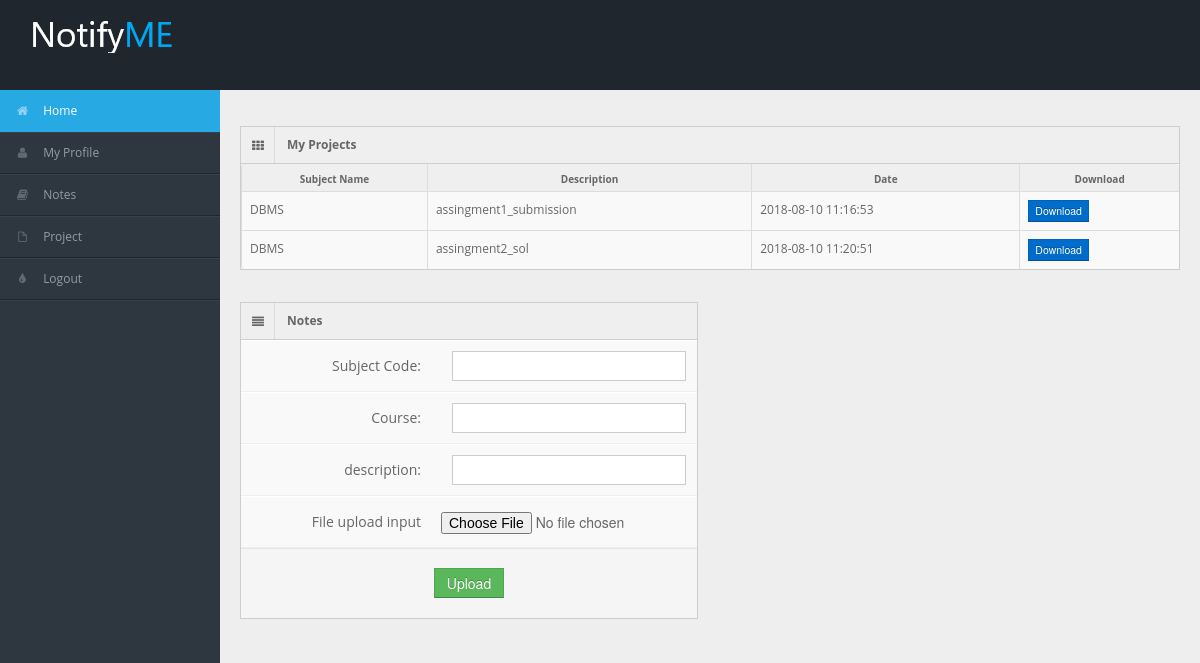
Page /s_projects.php (signed in) on the committed database.
### tables this page shows
CREATE TABLE IF NOT EXISTS `submission` (
  `sname` varchar(30) NOT NULL,
  `s_email` varchar(50) NOT NULL,
  `subject` varchar(30) NOT NULL,
  `notes` varchar(300) NOT NULL,
  `date` timestamp NOT NULL DEFAULT CURRENT_TIMESTAMP,
  `description` varchar(300) NOT NULL,
  PRIMARY KEY (`date`)
);

### s_backend.php (called while the page is built, shortened)
<?php
include 'dbconnect.php';
$user_check =mysqli_real_escape_string($connection,$_SESSION['login_student']);
?>

### s_projects.php (the view, shortened to what this page needs)
<!DOCTYPE html>
<html>
<head>
        <link rel="stylesheet" href="d_files/css/bootstrap.min.css"/>
        <link rel="stylesheet" href="d_files/css/bootstrap-responsive.min.css" />
        <link rel="stylesheet" href="d_files/css/matrix-style.css" />
        <link rel="stylesheet" href="d_files/css/matrix-media.css" />
        <link href="d_files/font-awesome/css/font-awesome.css" rel="stylesheet" />
</head>
<body>
<?php include 's_sidebar.php' ?>
<?php include 's_backend.php' ?>
     <div id="content">
        <div class="container-fluid">
    <div class="row-fluid">
      <div class="span12">
        <div class="widget-box">
          <div class="widget-title"> <span class="icon"> <i class="icon-th"></i> </span>
            <h5>My Projects</h5>
          </div>
          <div class="widget-content nopadding">
            <table class="table table-bordered table-striped">
              <thead>
              <tr>
                  <th>Subject Name</th>
                  <th>Description</th>
                  <th>Date</th>
                  <th>Download</th>
                </tr>
</thead>
                <tbody>
<?php
include('dbconnect.php');
    $i=0;
    $sql = "select * from submission where s_email='".$user_check."';";
	$result = mysqli_query($connection, $sql);
	while($row = mysqli_fetch_array($result)){
	$subject = $row['subject'];
    $description=$row['description'];
	$date = $row['date'];
	$notes = $row['notes'];
        ?>
    <tr class="odd gradeX">
        <td><?php echo $subject ?></td>
        <td><?php echo $description ?></td>
        <td><?php echo $date ?></td>
        <td><a href="<?php echo $notes ?>" download><button class="btn btn-primary btn-mini">Download</button></a></td>
    </tr>
                    <?php $i++; }
	?>
              </tbody>
            </table>
          </div>
        </div>
   <div class="row-fluid">
    <div class="span6">
      <div class="widget-box">
        <div class="widget-title"> <span class="icon"> <i class="icon-align-justify"></i> </span>
          <h5>Notes</h5>
        </div>
        <div class="widget-content nopadding">
          <form action="s_projects.php" method="post" enctype="multipart/form-data" class="form-horizontal">
          <div class="control-group">
              <label class="control-label">Subject Code:</label>
              <div class="controls">
                <input type="text" class="span11" name="scode" />
                 </div>
            </div>
             <div class="control-group">
              <label class="control-label">Course:</label>
              <div class="controls">
                <input type="text" class="span11" name="course" />
                 </div>
            </div>
               <div class="control-group">
              <label class="control-label">description:</label>
              <div class="controls">
                <input type="text" class="span11" name="dis" />
                 </div>
            </div>
              <div class="control-group">
              <label class="control-label">File upload input</label>
              <div class="controls">
                <input type="file" name="file"/>
              </div>
            </div>
            <div class="form-actions">
              <button type="submit" class="btn btn-success" name="upload">Upload</button>
            </div>
          </form>
        </div>
        </div>
    </div>
          </div>
 </div>
     </div>
        </div>
    </div>
</body>
</html>

### d_files/css/matrix-style.css (style rules this page uses)
* { outline:none !important; -moz-outline: none !important; }
html, body { height:100% }
body { overflow-x: hidden; margin-top: -10px; font-family: 'Open Sans', sans-serif; font-size:12px; color:#666; }
a { color:#666; }
select, textarea, input[type="text"], input[type="password"], input[type="datetime"], input[type="datetime-local"], input[type="date"], input[type="month"], input[type="time"], input[type="week"], input[type="number"], input[type="email"], input[type="url"], input[type="search"], input[type="tel"], input[type="color"], .uneditable-input, .label, .dropdown-menu, .btn, .well, .progress, .table-bordered, .btn-group > .btn:first-child, .btn-group > .btn:last-child, .btn-group > .btn:last-child, .btn-group > .dropdown-toggle, .alert { border-radius:0px; }
.btn, textarea, input[type="text"], input[type="password"], input[type="datetime"], input[type="datetime-local"], input[type="date"], input[type="month"], input[type="time"], input[type="week"], input[type="number"], input[type="email"], input[type="url"], input[type="search"], input[type="tel"], input[type="color"], .uneditable-input { box-shadow:none; }
.progress, .progress-success .bar, .progress .bar-success, .progress-warning .bar, .progress .bar-warning, .progress-danger .bar, .progress .bar-danger, .progress-info .bar, .progress .bar-info, .btn, .btn-primary { background-image:none; }
.form-horizontal .form-actions { padding-left:20px; }
#content { background: none repeat scroll 0 0 #eeeeee; margin-left: 220px; margin-right: 0; padding-bottom: 25px; position: relative; min-height:100%; width: auto; }
.container-fluid .row-fluid:first-child { margin-top: 20px; }
.stat-boxes .peity_bar_good, .stat-boxes .peity_line_good, { color: #459D1C; }
.widget-box { background: none repeat scroll 0 0 #F9F9F9; border-left: 1px solid #CDCDCD; border-top: 1px solid #CDCDCD; border-right: 1px solid #CDCDCD; clear: both; margin-top: 16px; margin-bottom: 16px; position: relative; }
.widget-title, .modal-header, .table th, div.dataTables_wrapper .ui-widget-header { background:#efefef; border-bottom: 1px solid #CDCDCD; height: 36px; }
.widget-title span.icon { padding: 9px 10px 7px 11px; float: left; border-right:1px solid #dadada; }
.widget-title h5 { color: #666; float: left; font-size: 12px; font-weight: bold; padding: 12px; line-height: 12px; margin: 0; }
.widget-content { padding:15px; border-bottom: 1px solid #cdcdcd; text-align: center; }
.table th { height: auto; font-size: 10px; padding: 5px 10px 2px; border-bottom: 0; text-align: center; color: #666666; }
.nopadding { padding: 0 !important; }
.nopadding .table { margin-bottom: 0; }
.nopadding .table-bordered { border: 0; }
form { margin-bottom: 0; }
.form-horizontal .control-group { border-top: 1px solid #ffffff; border-bottom: 1px solid #eeeeee; margin-bottom: 0; }
.form-horizontal .control-label { padding-top: 15px; width: 180px; }
.form-horizontal .controls { margin-left: 200px; padding: 10px 0; }
.form-horizontal .form-actions { margin-top: 0; margin-bottom: 0; }

### d_files/css/matrix-media.css (style rules this page uses)
body { background:#2E363F; }

### rows in the picture
submission: subject "DBMS", description "assingment1_submission", date "2018-08-10 11:16:53"
submission: subject "DBMS", description "assingment2_sol", date "2018-08-10 11:20:51"
